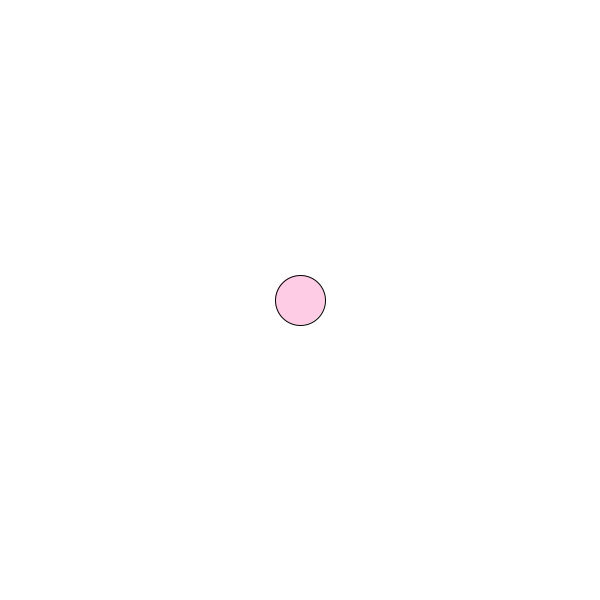
Frame 1 (no input)
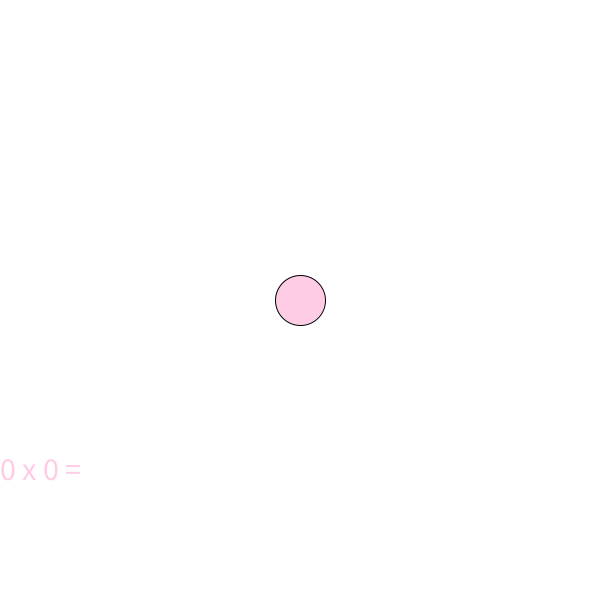
Frame 60 (the mouse pressed at the canvas centre just before this capture)
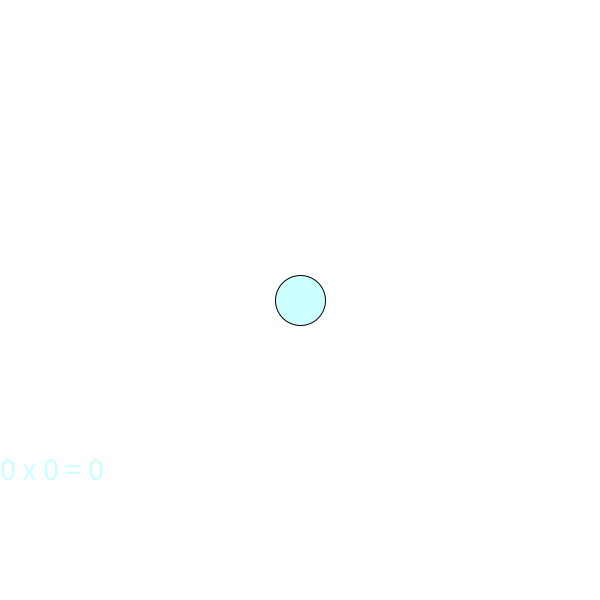
Frame 120 (the mouse held since frame 60 and released just before this capture)

The Processing sketch that drew these frames (run headless with seeded random() and noise(); from frame 60 on, the mouse is pressed at the canvas centre):

// Processing sketch: midterm_practice
// ── midterm_practice.pde
//create a button that generates the product of two random integers
//the multiplication sentence should be displayed somewhere on the screen 

//the sketch is started for you, but isn't quite right 


int x, y; 
int size; 
float dist; 
boolean buttonClicked; 


int result; 
int num1, num2; 

void setup(){
  size(600, 600); 
  x = width/2; 
  y = height/2; 
  size = 50; 
  background(0); 
  buttonClicked=false;
}

void draw(){
  background(255);
  result = multiply(num1, num2); 

  textSize(32); 
  String question=num1+" x "+num2+" = ";
  String answer = num1 + " x " + num2 + " = " + result;
  
  if(buttonClicked==true){
     text(answer, 0, height*.8);
     fill(204,255,255); 
  }else{
     text(question, 0, height*.8);
     fill(255, 204, 229); 
  }
   
 
  ellipse(x, y, size, size);  
}

void mousePressed(){
  dist = dist(mouseX, mouseY, x, y); 
  if(dist <= size/2){
    buttonClicked = !buttonClicked; 
  }
  if(buttonClicked==false){
    num1 = int(random(0,100)); 
    num2 = int(random(0,100));
  }
}

int multiply (int a, int b){
    int product; 
    product = a * b; 
    return(product);
}
